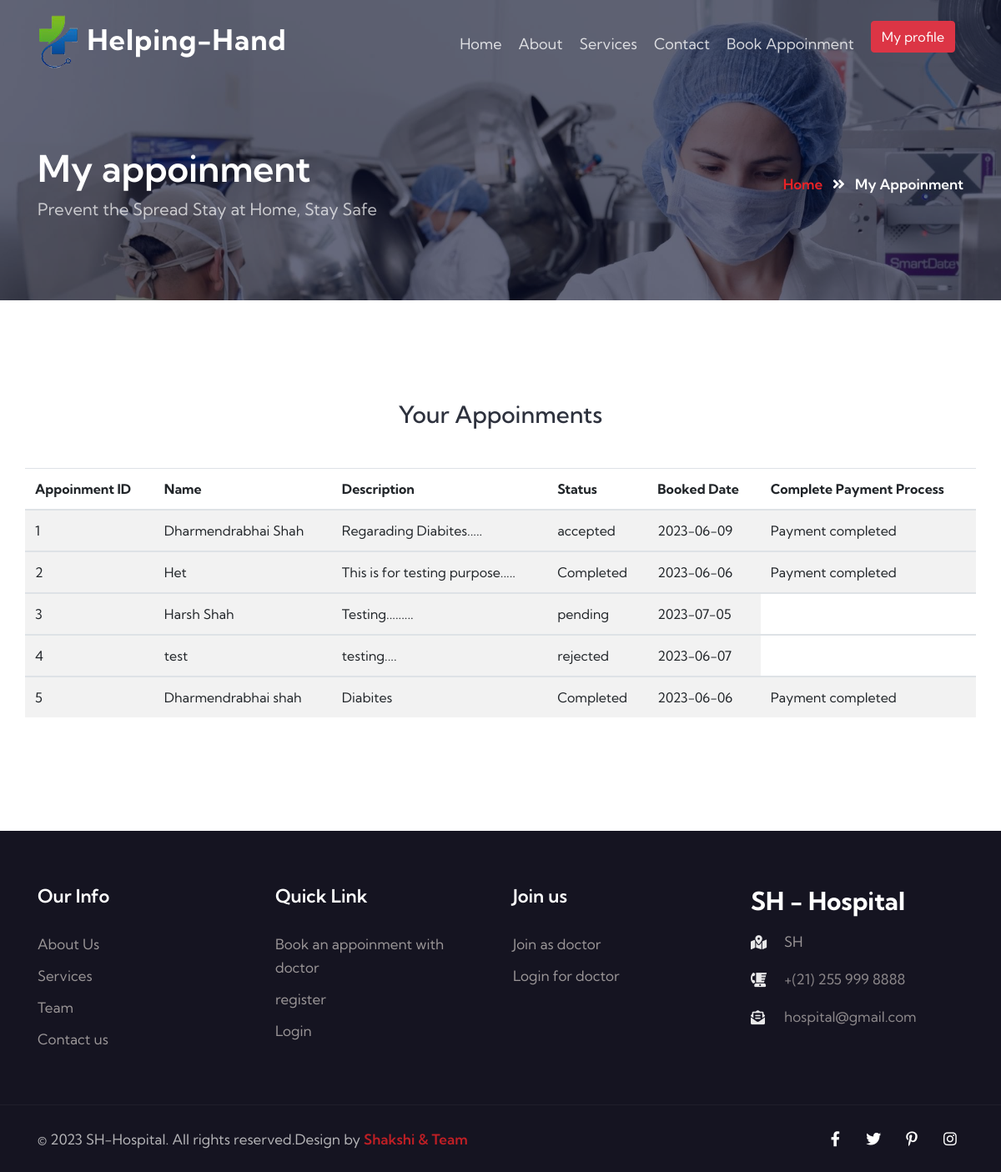
The page /user/m_appoinment.php (signed in) on the database its author committed.
### tables this page shows
CREATE TABLE `appoinment` (
  `b_id` int(11) NOT NULL,
  `name` varchar(50) NOT NULL,
  `email` varchar(50) NOT NULL,
  `contact` bigint(10) NOT NULL,
  `u_id` int(11) NOT NULL,
  `status` varchar(50) NOT NULL,
  `d_id` int(11) NOT NULL,
  `is_delete` int(11) NOT NULL,
  `is_update` int(11) NOT NULL,
  `is_delete_time` varchar(30) NOT NULL,
  `is_update_time` varchar(30) NOT NULL,
  `app_date` datetime NOT NULL,
  `msg` text NOT NULL,
  `book_date` date DEFAULT NULL,
  `amount` varchar(50) NOT NULL,
  `payment_status` varchar(50) NOT NULL
);

### user/m_appoinment.php (the view, shortened to what this page needs)
<?php
include 'common/connect.php';
$id = $_SESSION['user_id'];
$result = $obj->query("select * from appoinment where u_id = '$id'");
?>
<!doctype html>
<html lang="en">
<head>
  <link rel="stylesheet" href="assets/css/style-starter.css">
</head>
<body>
 <?php include 'common/header.php'; ?>
<section class="w3l-about-breadcrumb text-center">
  <div class="breadcrumb-bg breadcrumb-bg-about py-5">
      <div class="container py-lg-5 py-md-4">
        <div class="w3breadcrumb-gids">
          <div class="w3breadcrumb-left text-left">
                    <h2 class="title AboutPageBanner">
                My appoinment   </h2>
                              <p class="inner-page-para mt-2">
                                Prevent the Spread
                                Stay at Home, Stay Safe             </p>
          </div>
          <div class="w3breadcrumb-right">
                <ul class="breadcrumbs-custom-path">
                  <li><a href="index.html">Home</a></li>
                  <li class="active"><span class="fas fa-angle-double-right mx-2"></span> My appoinment</li>
                </ul>
          </div>
    </div>
      </div>
      <div class="hero-overlay"></div>
  </div>
</section>
  <section class="w3l-contact-2 py-5" id="contact">
      <div class="form-41-mian py-5">
      <div class="container py-lg-4">
        <div class="row align-form-map">
          <div class="title-content text-left">
            <h3 class="hny-title mb-lg-5 mb-4">Your Appoinments</h3>
          </div>
          <table class="table table-striped">
            <thead>
              <tr>
                <th scope="col">Appoinment ID</th>
                <th scope="col">Name</th>
                <th scope="col">Description</th>
                <th scope="col">Status</th>
                <th scope="col">Booked Date</th>
                <th scope="col">Complete Payment Process</th>
              </tr>
            </thead>
            <?php
              while ($row = $result->fetch_object()) {
            ?>
            <tbody>
              <td><?php echo $row->b_id; ?></td>
              <td><?php echo $row->name; ?></td>
              <td><?php echo $row->msg; ?></td>
              <td><?php echo $row->status; ?></td>
              <td><?php echo $row->book_date; ?></td>
              <?php if ($row->status == 'accepted' && $row->payment_status == 'pending'){ ?>
              <td><a href="payment.php?a_id=<?php echo $row->b_id; ?>"><button class="btn btn-danger">Complete payment</button></a></td>
            <?php } elseif($row->status='accepted' && $row->payment_status=='completed'){?>
              <td>Payment completed</td>
              <?php } elseif ($row->status =='rejected') { ?>
                <td>Your appoinment rejected by doctor</td>
             <?php } ?>
            </tbody>
          <?php } ?>
          </table>
        </div>
        </div>
      </div>
 </section>
<?php include 'common/footer.php'; ?>
</body>
</html>

### user/common/header.php (shortened to what this page needs)
<header id="site-header" class="fixed-top">
       <div class="container">
           <nav class="navbar navbar-expand-lg navbar-dark stroke">
               <h1>
                   <img src="common/logo.png">
                   <a class="navbar-brand" href="index.php">
                   Helping-Hand </a>
               </h1>
               <div class="collapse navbar-collapse" id="navbarTogglerDemo02">
                   <ul class="navbar-nav ml-lg-auto">
                       <li class="nav-item ">
                           <a class="nav-link" href="index.php">Home </a>
                       </li>
                       <li class="nav-item">
                           <a class="nav-link" href="about.php">About</a>
                       </li>
                       <li class="nav-item">
                           <a class="nav-link" href="services.php">Services</a>
                       </li>
                       <li class="nav-item ">
                           <a class="nav-link" href="contact.php">Contact</a>
                       </li>
                       <?php
                           if (isset($_SESSION['user_id'])) {
                       ?>
                       <li class="nav-item ">
                           <a class="nav-link"  href="b_appoinment.php">Book appoinment</a>
                       </li>
                       <li class="nav-item ">
                                   <div class="profile_details">
                                   <ul>
                                       <li class="dropdown profile_details_drop">
                                           <a href="#" class="dropdown-toggle" data-toggle="dropdown" aria-expanded="false">
                                               <div class="profile_img">
                                                   <span class="prfil-img"><button class="btn btn-danger dropdown-toggle"  type="button" id="dropdownMenuButton1" data-bs-toggle="dropdown" aria-expanded="false">My profile</button> </span>
                                               </div>
                                           </a>
                                       </li>
                                   </ul>
                               </div>
                               </li>
                   <?php } ?>
                   </ul>
               </div>
           </nav>
       </div>
   </header>

### user/common/footer.php (shortened to what this page needs)
<section class="w3l-footer-29-main">
  <div class="footer-29 py-5">
    <div class="container py-lg-3">
      <div class="row footer-top-29">
        <div class="col-lg-3 col-sm-6 footer-list-29 footer-2 mt-lg-0 mt-md-5 mt-4">
          <ul>
            <h6 class="footer-title-29">Our Info</h6>
            <li><a href="about.php">About Us</a></li>
            <li><a href="services.php">Services</a></li>
            <li><a href="about.php">Team</a></li>
            <li><a href="contact.php">Contact us</a></li>
          </ul>
        </div>
        <div class="col-lg-3 col-sm-6 footer-list-29 footer-2 mt-lg-0 mt-md-5 mt-4">
          <h6 class="footer-title-29">Quick Link</h6>
          <ul>
            <li><a href="b_appoinment.php">Book an appoinment with doctor</a></li>
            <li><a href="register.php">register</a></li>
            <li><a href="login.php">Login</a></li>
          </ul>
        </div>
        <div class="col-lg-3 col-sm-6 footer-list-29 footer-2 mt-lg-0 mt-md-5 mt-4">
          <h6 class="footer-title-29">Join us</h6>
          <ul>
            <li><a href="doctor.php">Join as doctor</a></li>
            <li><a href="../doctor/monster-html/index.php"> Login for doctor</a></li>
          </ul>
        </div>
        <div class="col-lg-3 col-sm-6 footer-list-29 footer-2 mt-lg-0 mt-md-5 mt-4">
          <div class="footer-logo mb-3">
            <h2>
              <a class="navbar-brand" href="index.php">
                SH - Hospital</a>
            </h2>
          </div>
          <div class="cont-details">
            <div class="cont-top margin-up">
              <div class="cont-left text-center">
                <span class="fas fa-map-marked-alt"></span>
              </div>
              <div class="cont-right">
                <p> SH</p>
              </div>
            </div>
            <div class="cont-top margin-up">
              <div class="cont-left text-center">
                <span class="fas fa-blender-phone"></span>
              </div>
              <div class="cont-right">
                <p><a href="tel:+(21) 255 999 8888"> +(21) 255 999
                    8888</a></p>
              </div>
            </div>
            <div class="cont-top margin-up">
              <div class="cont-left text-center">
                <span class="fas fa-envelope-open-text"></span>
              </div>
              <div class="cont-right">
                <p><a href="mailto:example@mail.com" class="mail">
                    hospital@gmail.com</a></p>
              </div>
            </div>
          </div>
        </div>
      </div>
    </div>
  </div>
</section>
<section class="w3l-copyright">
  <div class="container">
    <div class="row bottom-copies">
      <p class="col-lg-8 copy-footer-29">© 2023 SH-Hospital. All rights reserved.Design by<a
          href="https://github.com/anubhavnair" target="_blank">
          Shakshi & Team</a></p>
      <div class="col-lg-4 main-social-footer-29">
        <a href="#facebook" class="facebook"><span class="fab fa-facebook-f"></span></a>
        <a href="#twitter" class="twitter"><span class="fab fa-twitter"></span></a>
        <a href="#pinterest"><span class="fab fa-pinterest-p"></span></a>
        <a href="#instagram" class="instagram"><span class="fab fa-instagram"></span></a>
      </div>
    </div>
  </div>
</section>

### rows shown on the page
appoinment: b_id "1", name "Dharmendrabhai Shah", msg "Regarading Diabites.....", status "accepted", book_date "2023-06-09", payment_status "Payment completed"
appoinment: b_id "2", name "Het", msg "This is for testing purpose.....", status "Completed", book_date "2023-06-06", shows "Payment completed"
appoinment: b_id "3", name "Harsh Shah", msg "Testing.........", status "pending", book_date "2023-07-05"
appoinment: b_id "4", name "test", msg "testing....", status "rejected", book_date "2023-06-07"
appoinment: b_id "5", name "Dharmendrabhai shah", msg "Diabites", status "Completed", book_date "2023-06-06", shows "Payment completed"
